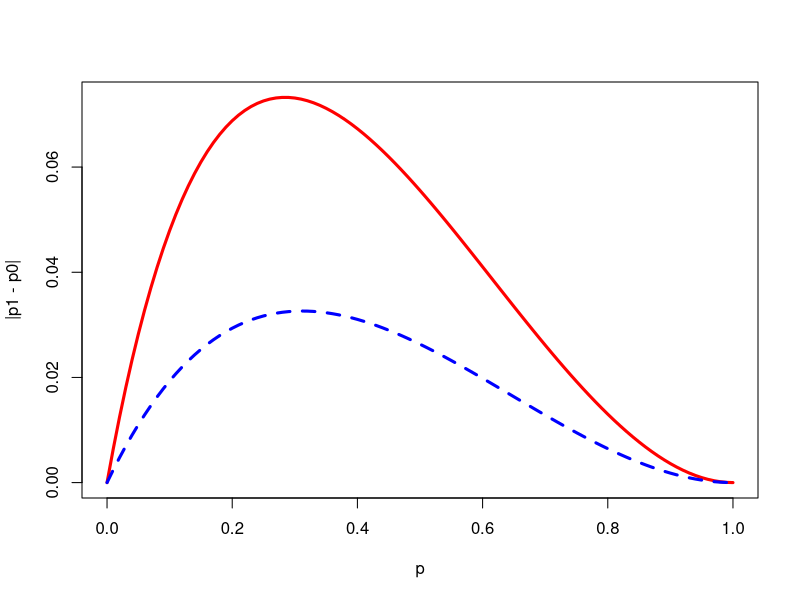
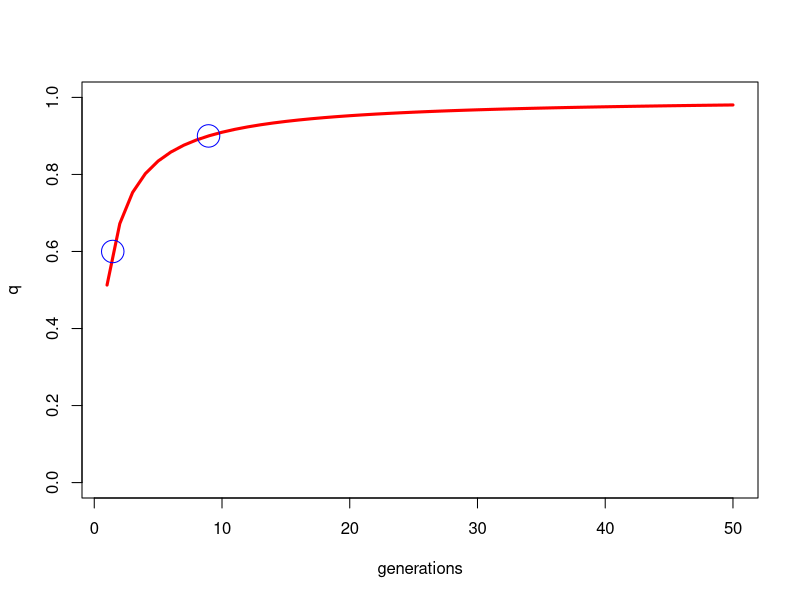

These charts were generated, in order, by the following R code:
## ---- chunk 1
options(htmltools.dir.version = FALSE)
## ---- chunk 2
deltap <- function(s, p){
  q <- 1-p
  return((s*p*q^2)/(1 - s*q^2))
}

p <- seq(0, 1, by=0.01)
plot(p, deltap(s=0.4, p), type="l", lwd=3, col="red", xlab="p", ylab="|p1 - p0|")
lines(p, deltap(s=0.2, p), lty=2, lwd=3, col="blue")
## ---- chunk 3
get_pt <- function(p0, t){
  q0 <- 1 - p0
  return(1- q0/(1+t*q0))
  }
## ---- chunk 4

get_t <- function(p0, pt){
  q0 = 1- p0
  qt = 1 - pt
  return(1/qt - 1/q0)
  }
## ---- chunk 5
t <- 1:50
plot(t, get_pt(0.05, t), type="l", lwd=3, col="red", 
     xlab="generations", ylab="q", ylim=c(0, 1))
points(x=get_t(p0=0.05, pt=0.6), y=0.6, col="blue", cex=3)
points(x=get_t(p0=0.05, pt=0.9), y=0.9, col="blue", cex=3)
get_t(p0=0.6, pt=0.9) #7.5
